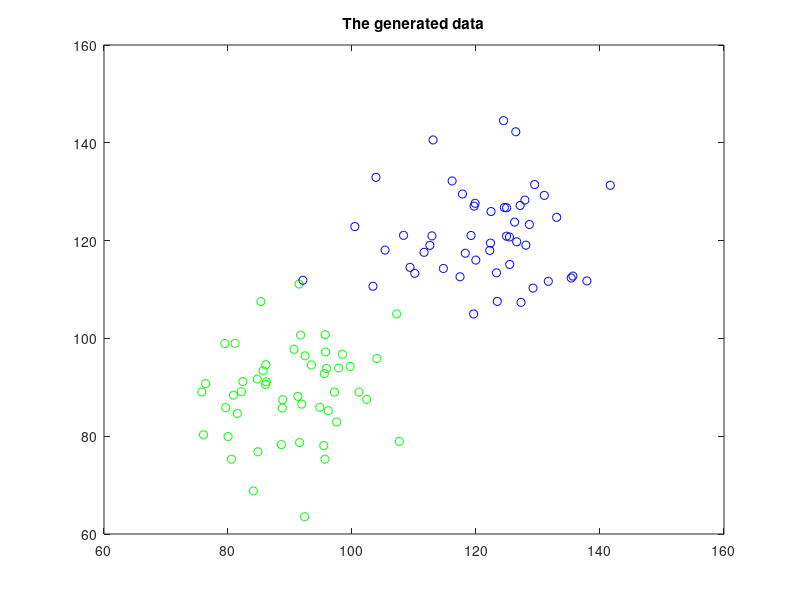

Recreate this plot in MATLAB. (Note: this script raises an error after producing the figure.)
%https://www.princeton.edu/~kung/ele571/Other-MatLab/speech/decision_boundary_sample.m

%This program demonstrates how to obtain the decision boundary of a
%GMM-based classifier. Note that it may take some time to obtain the
%boundary
%Suppose we have 2 classes of data and the data is 2-D

clear all
close all
%First, create the data

%Generate class 1 data. The data follows a  Gaussian pdf with mean mu1 and
%variance sigma1
N=50;

data1=zeros(N,2);

%Generate Class 2 data, mu2 is the mean of data and sigma2 is its variance
sigma1=9;
mu1=90;

for i=1:N
 
    data1(i,1)=randn*sigma1+mu1;
    data1(i,2)=randn*sigma1+mu1;
end

data2=zeros(N,2);

%Initialize variables for random data
sigma2=10;
mu2=120;

for i=1:N
 
    data2(i,1)=randn*sigma2+mu2;
    data2(i,2)=randn*sigma2+mu2;
end


%plot the data
figure(1),plot(data1(:,1),data1(:,2),'go',data2(:,1),data2(:,2),'bo')
title('The generated data')

%Then, create the GMMs for the 2 classes 

gmm1=gmm(2,2,'diag');
gmm2=gmm(2,2,'diag');


%Set the error value
options = foptions;
options(1)  = 1;		% Prints out error values.
options(14) = 100;		% Number of maximum iterations.


%After creating the models, we initialize it by using the training data

gmm1=gmminit(gmm1,data1,options);
gmm2=gmminit(gmm2,data1,options);

%Train the GMMs using the EM algorithm
gmm1=gmmem(gmm1,data1,options);
gmm2=gmmem(gmm2,data2,options);

%The model have now been created succesfully
figure(2),plot(data1(:,1),data1(:,2),'go',data2(:,1),data2(:,2),'bo',gmm1.centres(:,1),gmm1.centres(:,2),'kx',gmm2.centres(:,1),gmm2.centres(:,2),'rx','MarkerSize',10);
legend('Class 1 data','Class 2 data','Class 1 Centres','Class 2 Centres',-1);
title('The 2 GMMs after EM algorithm');

%Then, find the class 


%Initialize 2 empty arrays, they are 3-D in which the 1st and 2nd fields store the
%location of point in a 2-D plan and the 3rd field store the classes' likelihood
%eg. likelihood(1,1,1) store the likelihood of class 1 at location (1,1)

%The class of each point within the interval was stored in classified_result
%The array, classified_result is to store the classified class of location
%(i,j), for example, if the data point with index (5,5) was classified to
%class 10, the index (5,5) will be stored into classified_result(n1,n2,5) for some
%n1, n2.
%After that, the array classified_result will be search from (:,:,1) to
%(:,:,k) and find the location with different classes



likelihood=[];
classified_result=[];


%ind(i,j) store the class label of the data point indexd by (i,j) on the
%x-y plan
ind=[];



i=1;
j=0;
k=1;

%Determine the region on which the decision boundary is plotted
%The region should depend on sigma and mu
xmin=1;
xmax=200;
ymin=1;
ymax=200;
xinc=4;     %The interval in x-axis for performing classification
yinc=4;     %The interval in y-axis for performing classification

for x=xmin:xinc:xmax
    j=j+1;
    i=1;
    for y=ymin:yinc:ymax
        likelihood(i,j,1)=gmmprob(gmm1, [x, y]);
        likelihood(i,j,2)=gmmprob(gmm2, [x, y]);
        [val,ind(i,j)]=max(likelihood(i,j,:));
        %The class of this data point was store in ind(i,j)
        classified_result(k,:,ind(i,j))=[x,y];
        k=k+1;
        i=i+1;
        
    end
end


%plot the classification
figure(3), plot(classified_result(:,1,1), classified_result(:,2,1), 'ro' ,classified_result(:,1,2), classified_result(:,2,2), 'go' );                                        
legend('Class 1', 'Class 2' ,  -1)
title('The classification in the xy plan')


%Now, based on this classification, the boundary can be obtained by class difference
%Find the class difference

%Initial the variable ind_now as the class of the data point indexed (1,1)
ind_now=ind(1,1);

k=1;
boundary_row=[];        %2D array to store the position at which class changes occur in horizontal dimenstion
boundary_col=[];        %2D array to store the position at which class changes occur in vertical dimenstion
[num_row,num_col]=size(ind);

%Check in horizontal and vertical dimension that if there have class change
%in 2 adjance points

for i=1:num_row-1
    ind_now=ind(i,1);
    for j=1:num_col-1
        %Check if the 2 neighbour points belong to the same class
        ind_previous=ind_now;
        ind_now=ind(i,j);
        if ind_now~=ind_previous
            %record the area with class changes
            %boundary_row(k,:)=((([i,j]-[0,1]).*xinc+1)+([i,j]).*xinc+1)./2;
            boundary_row(k,:)=[(i-1)*xinc+1,((((j-1)*yinc+1))+((((j-1)*yinc+1))-yinc))./2];
            k=k+1;
        end
    end
end

k=1;
for j=1:num_col-1
    ind_now=ind(1,j);
    for i=1:num_row-1
    
        %Check if the 2 neighbour points belong to the same class
        ind_previous=ind_now;
        ind_now=ind(i,j);
        if ind_now~=ind_previous
            %record the area with class changes
            %boundary_col(k,:)=((([i,j]-[1,0]).*yinc+1)+([i,j]).*yinc+1)./2;
            boundary_col(k,:)=[((((i-1)*xinc+1))+((((i-1)*xinc+1))-xinc))./2,(j-1)*yinc+1];
            k=k+1;
        end
    end
end



%plot the boundary

%figure(4),plot(boundary_col(:,2)-1),boundary_col(:,1),'.b',boundary_row(:,2),boundary_row(:,1),'.k','MarkerSize',15,data1(:,1),data1(:,2),'go',data2(:,1),data2(:,2),'bo',gmm1.centres(:,1),gmm1.centres(:,2),'kx',gmm2.centres(:,1),gmm2.centres(:,2),'rx','MarkerSize',10);
figure(4),plot(boundary_col(:,2),(boundary_col(:,1)),'.b',boundary_row(:,2),boundary_row(:,1),'.k','MarkerSize',20);
hold on;
plot(data1(:,1),data1(:,2),'go',data2(:,1),data2(:,2),'bo',gmm1.centres(:,1),gmm1.centres(:,2),'kx',gmm2.centres(:,1),gmm2.centres(:,2),'rx','MarkerSize',10)
legend('Boundary','','Class 1 Data','Class 2 Data','Class 1 centres','Class 2 centres',-1)
title('The decision boundary and the data')
hold off

clear all;
